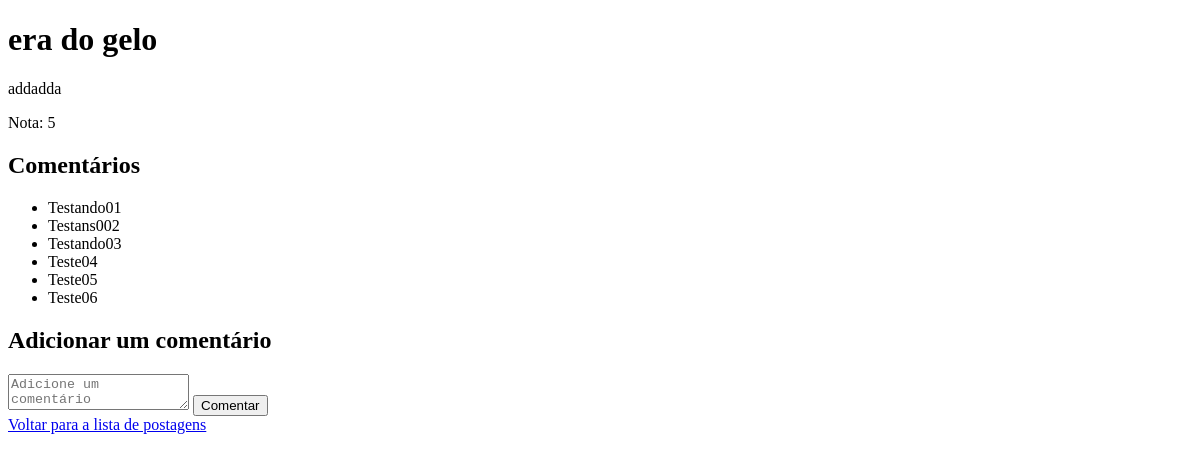
Page /postagem/1 on the earlier database version.
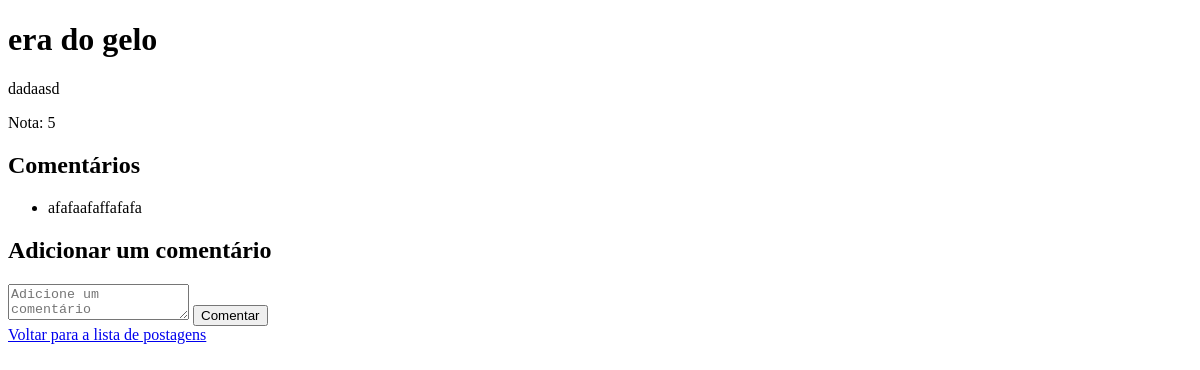
Same page on the later database version.
### ReelTalk/blog/app.py (models this page shows)
class Postagem(db.Model):
    __tablename__ = "postagens"
    id = db.Column(db.Integer, primary_key=True, autoincrement=True)
    titulo = db.Column(db.String(200), nullable=False)
    review = db.Column(db.String, nullable=False)
    nota = db.Column(db.Integer, nullable=False)
    usuario_id = db.Column(db.Integer, db.ForeignKey('usuarios.id'))
    usuario = db.relationship("Usuario", back_populates="postagens")
    comentarios = db.relationship("Comentario", back_populates="postagem")

class Comentario(db.Model):
    __tablename__ = "comentarios"
    id = db.Column(db.Integer, primary_key=True, autoincrement=True)
    conteudo = db.Column(db.String, nullable=False)
    postagem_id = db.Column(db.Integer, db.ForeignKey('postagens.id'))
    usuario_id = db.Column(db.Integer, db.ForeignKey('usuarios.id'))
    usuario = db.relationship("Usuario", back_populates="comentarios")
    postagem = db.relationship("Postagem", back_populates="comentarios")

### ReelTalk/blog/app.py (the view, shortened to what this page needs)
@app.route('/postagem/<int:postagem_id>', methods=['GET', 'POST'])
def detalhe_postagem(postagem_id):
    postagem = Postagem.query.get(postagem_id)
    comentarios = Comentario.query.filter_by(postagem_id=postagem_id).all()
    return render_template('detalhe_postagem.html', postagem=postagem, comentarios=comentarios)

### ReelTalk/blog/templates/detalhe_postagem.html (shortened to what this page needs)
<!DOCTYPE html>
<html lang="en">
<head>
</head>
<body>
    <h1>{{ postagem.titulo }}</h1>
    <p>{{ postagem.review }}</p>
    <p>Nota: {{ postagem.nota }}</p>
    <h2>Comentários</h2>
    <ul>
        {% for comentario in comentarios %}
            <li>
                {{ comentario.conteudo }}
            </li>
        {% endfor %}
    </ul>
    <h2>Adicionar um comentário</h2>
    <form method="POST" action="{{ url_for('detalhe_postagem', postagem_id=postagem.id) }}">
        <textarea name="conteudo" placeholder="Adicione um comentário" required></textarea>
        <button type="submit">Comentar</button>
    </form>
    <a href="{{ url_for('index') }}">Voltar para a lista de postagens</a>
</body>
</html>

Differences in the rows shown:
no longer on this page (row edited): Comentario: conteudo "Testando01"
no longer on this page (row edited): Comentario: conteudo "Testans002"
no longer on this page (row edited): Comentario: conteudo "Testando03"
no longer on this page (row edited): Comentario: conteudo "Teste04"
no longer on this page (row edited): Comentario: conteudo "Teste05"
no longer on this page (row edited): Comentario: conteudo "Teste06"
changed Postagem "era do gelo": review "addadda" → "dadaasd"
added Comentario: conteudo "afafaafaffafafa"
